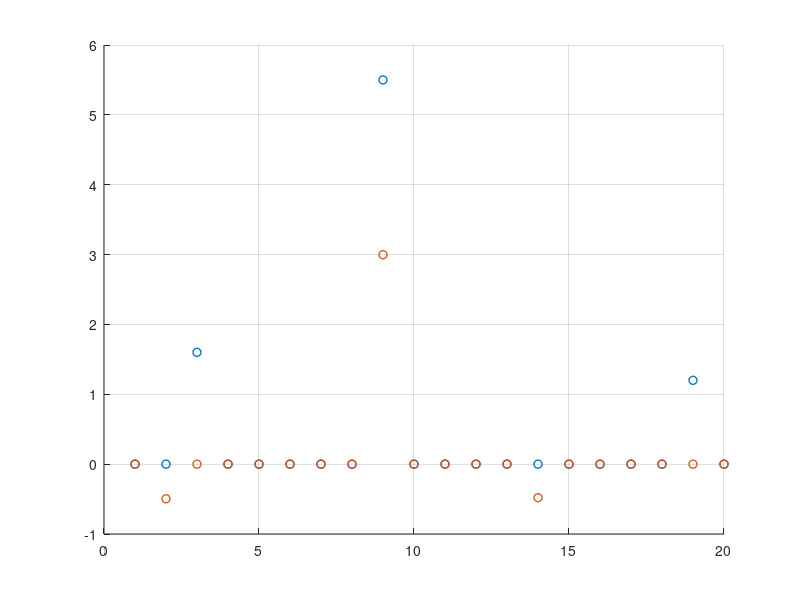
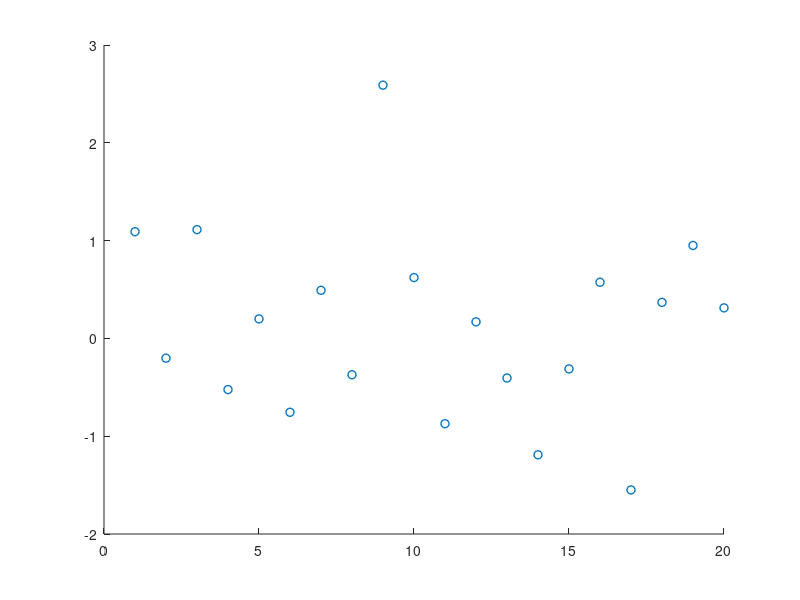

Here is the MATLAB script that generated these plots, in order:
clear;
N = 20; M = 10;
Phi =2*randi ([0,1],M,N) -1;
f = [0 0 1.6 0 0 0 0 0 5.5 0 0 0 0 0 0 0 0 0 1.2 0]';
y = Phi*f;% // Measurement equation
Phi_hat=[];
res=y;
nz= [];
f_omp = zeros (20,1);
for ix = 1:3
    [cor, col]= max(abs (Phi'*res));
    nz =[nz;col];
    Phi_hat=[Phi_hat, Phi(:,col)];
    hat_f= pinv(Phi_hat)*y;
    nz =[nz;col];
    Phi_hat=[Phi_hat,Phi(:,col)];
    hat_f=pinv(Phi_hat)*y;
    res=y - Phi_hat*hat_f;
end
f_omp(nz)=hat_f;
f_min=(Phi')*inv(Phi*Phi')*y;
scatter ([1:N], f,'b o', 'linewidth', 1.0);
% W Scatter plot of original signal
hold on;
grid;
scatter([1:N],f_omp, 'm s','linewidth',1.0);
figure;
scatter ([1:N],f_min, 'k s','linewidth',1.0);